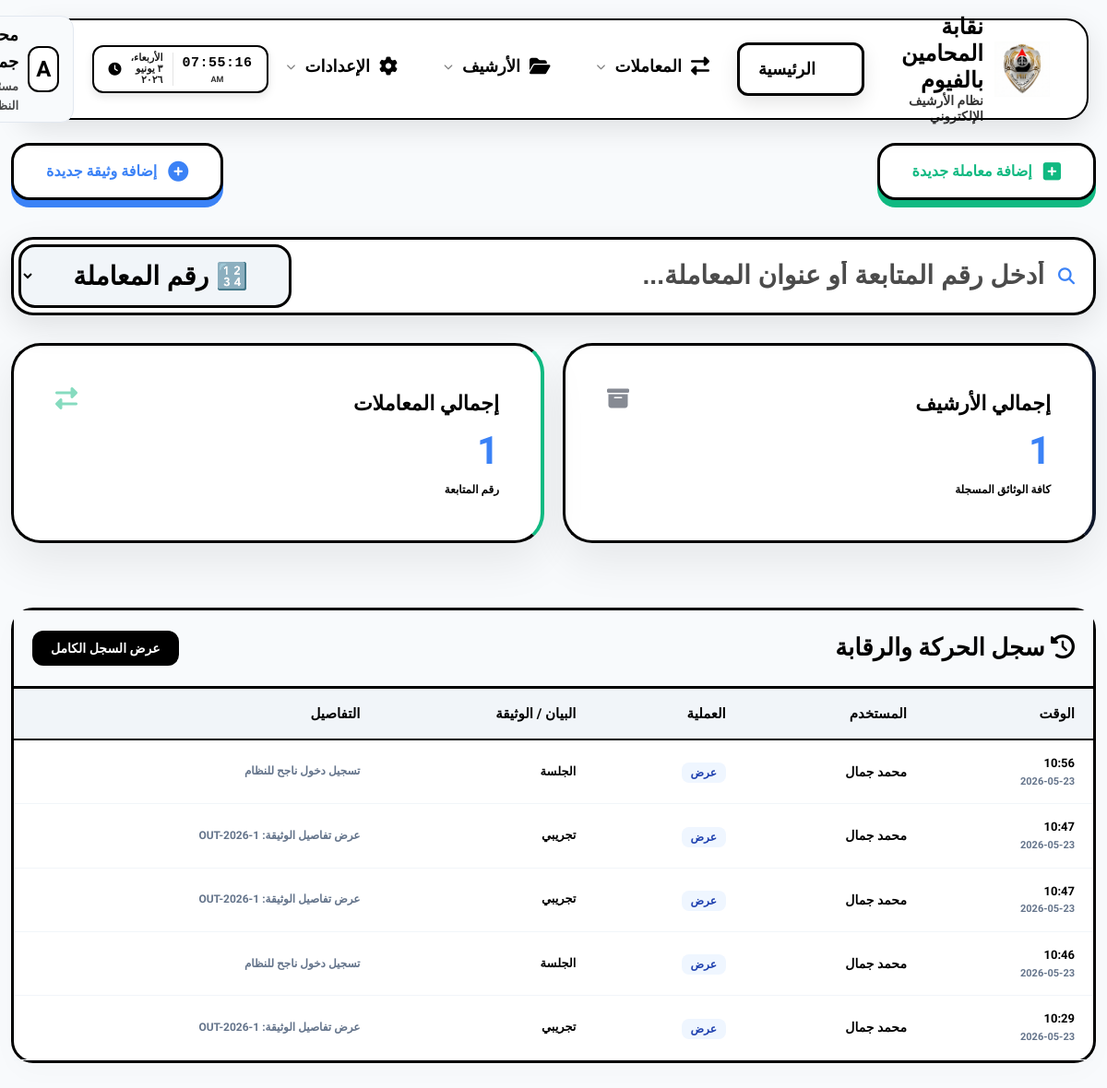
Before: /dashboard/ (signed in) with the older database file.
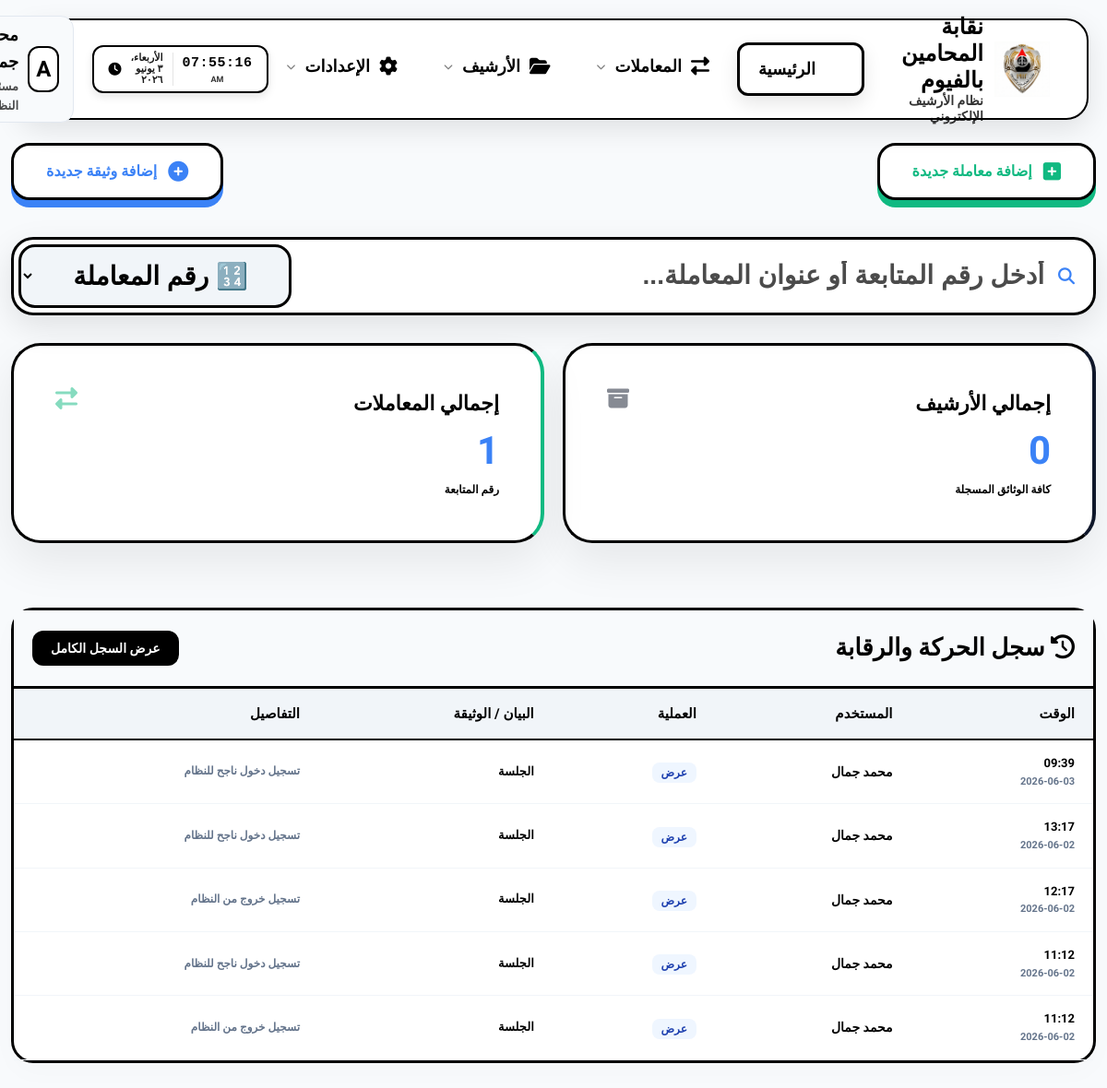
After: the same page with the newer database file.
### eams/models.py (models this page shows, shortened)
class AuditLog(models.Model):
    ACTION_CHOICES = (
        ('upload', 'رفع'),
        ('edit', 'تعديل'),
        ('delete', 'حذف'),
        ('view', 'عرض'),
    )
    user = models.ForeignKey(User, on_delete=models.SET_NULL, null=True, verbose_name="المستخدم")
    action = models.CharField(max_length=20, choices=ACTION_CHOICES, verbose_name="العملية")
    document_title = models.CharField(max_length=255, verbose_name="عنوان الوثيقة")
    timestamp = models.DateTimeField(auto_now_add=True, verbose_name="الوقت")
    details = models.TextField(blank=True, null=True, verbose_name="التفاصيل")
    @property
    def user_full_name(self):
        if self.user:
            if hasattr(self.user, 'profile') and self.user.profile.full_name:
                return self.user.profile.full_name
            return self.user.username
        return "النظام"
    @property
    def display_document_title(self):
        import re
        if self.document_title:
            return re.sub(r'TRK-(\d{4})-0*(\d+)', r'TRK-\1-\2', self.document_title)
        return self.document_title
    @property
    def display_details(self):
        import re
        if self.details:
            return re.sub(r'TRK-(\d{4})-0*(\d+)', r'TRK-\1-\2', self.details)
        return self.details

class Profile(models.Model):
    ROLE_CHOICES = (
        ('admin', 'مدير نظام'),
        ('employee', 'موظف'),
        ('viewer', 'مشاهد'),
    )
    user = models.OneToOneField(User, on_delete=models.CASCADE, related_name='profile')
    full_name = models.CharField(max_length=255, blank=True, null=True, verbose_name="الاسم بالكامل")
    job_title = models.CharField(max_length=255, blank=True, null=True, verbose_name="الوظيفة")
    department = models.CharField(max_length=255, blank=True, null=True, verbose_name="القسم")
    raw_password = models.CharField(max_length=255, blank=True, null=True, verbose_name="كلمة المرور الحالية (للمدير)")
    access_incoming = models.BooleanField(default=True, verbose_name="الأرشيف الوارد")
    access_outgoing = models.BooleanField(default=True, verbose_name="الأرشيف الصادر")
    access_internal = models.BooleanField(default=True, verbose_name="البريد الداخلي")
    access_reports = models.BooleanField(default=False, verbose_name="التقارير الإحصائية")
    access_categories = models.BooleanField(default=False, verbose_name="إدارة الأقسام")
    access_audit = models.BooleanField(default=False, verbose_name="سجل التحركات")
    access_users = models.BooleanField(default=False, verbose_name="إدارة المستخدمين")

### eams/views.py (the view)
# urls.py: path('', RedirectView.as_view(url='dashboard/', permanent=True)),
@login_required
def dashboard(request):
    total_docs = Document.objects.count()
    incoming_count = Document.objects.filter(doc_type='incoming').count()
    outgoing_count = Document.objects.filter(doc_type='outgoing').count()
    internal_count = Document.objects.filter(doc_type='internal').count()
    recent_docs = Document.objects.order_by('-uploaded_at')[:5]
    categories = Category.objects.annotate(doc_count=Count('documents')).order_by('-doc_count')[:5]
    activities = AuditLog.objects.order_by('-timestamp')[:5]
    context = {
        'total_docs': total_docs,
        'total_transactions': Transaction.objects.count(),
        'recent_docs': recent_docs,
        'categories': categories,
        'activities': activities,
    }
    return render(request, 'eams/dashboard.html', context)

### templates/eams/dashboard.html (shortened to what this page needs)
{% extends 'base.html' %}
{% block content %}
<div class="fade-in">
    <div class="dashboard-header" style="display: flex; justify-content: space-between; align-items: center; margin-bottom: 40px; flex-wrap: wrap; gap: 20px;">
        <a href="{% url 'transaction_create' %}" class="quick-action-btn btn-transaction-pro">
            <i class="fas fa-plus-square"></i> إضافة معاملة جديدة
        </a>
        <a href="{% url 'document_create' %}" class="quick-action-btn btn-document-pro">
            <i class="fas fa-plus-circle"></i> إضافة وثيقة جديدة
        </a>
    </div>
    <div style="margin-bottom: 30px; position: relative;" id="live-search-wrapper">
        <div class="search-box-container" style="display: flex; align-items: center; gap: 0; background: #fff; border: 3px solid #000000; border-radius: 24px; padding: 5px; box-shadow: 0 12px 35px rgba(0,0,0,0.1); transition: all 0.3s;" id="search-box-container">
            <div style="flex: 1; display: flex; align-items: center; gap: 15px; padding: 0 15px;">
                <i class="fas fa-search" style="color: var(--accent-color); font-size: 18px;"></i>
                <input type="text" id="live-search-input"
                    placeholder="أدخل رقم المتابعة أو عنوان المعاملة..."
                    style="border: none; outline: none; flex-grow: 1; font-size: 28px; background: transparent; color: #000000 !important; font-weight: 900;"
                    autocomplete="off">
            </div>
            <select id="search-type-select" style="background: #f1f5f9 !important; border: 3px solid #000 !important; border-radius: 18px; padding: 15px 40px; font-weight: 900; font-size: 28px; color: #000 !important; cursor: pointer; outline: none; margin-right: 10px; height: auto;">
                <option value="transaction" style="background: #fff; color: #000;" selected>🔢 رقم المعاملة</option>
            </select>
        </div>
    </div>
    {% if request.user.profile.access_users %}
    <div class="stats-grid"
         hx-get="{% url 'dashboard_stats_partial' %}"
         hx-trigger="every 10s"
         hx-swap="innerHTML"
         style="display: grid; grid-template-columns: repeat(auto-fit, minmax(200px, 1fr)); gap: 20px; margin-bottom: 30px;">
        {% include 'eams/partials/stats.html' %}
    </div>
    <div class="data-container table-responsive" style="margin-top: 30px; border: 3px solid #000; padding: 0;">
        <div style="background: #f8fafc; padding: 20px; border-bottom: 3px solid #000; display: flex; justify-content: space-between; align-items: center;">
            <h2 style="font-weight: 900; margin: 0; font-size: 24px;"><i class="fas fa-history"></i> سجل الحركة والرقابة</h2>
            <a href="{% url 'audit_log' %}" style="text-decoration: none; background: #000; color: #fff; padding: 8px 20px; border-radius: 12px; font-weight: 800; font-size: 14px;">عرض السجل الكامل</a>
        </div>
        <table style="width: 100%; border-collapse: collapse; min-width: 800px;">
            <thead style="background: #f1f5f9; border-bottom: 2px solid #000;">
                <tr>
                    <th style="padding: 15px 20px; text-align: right; font-weight: 900;">الوقت</th>
                    <th style="padding: 15px 20px; text-align: right; font-weight: 900;">المستخدم</th>
                    <th style="padding: 15px 20px; text-align: right; font-weight: 900;">العملية</th>
                    <th style="padding: 15px 20px; text-align: right; font-weight: 900;">البيان / الوثيقة</th>
                    <th style="padding: 15px 20px; text-align: right; font-weight: 900;">التفاصيل</th>
                </tr>
            </thead>
            <tbody hx-get="{% url 'dashboard_activities_partial' %}" hx-trigger="every 10s" hx-swap="innerHTML">
                {% include 'eams/partials/activities.html' %}
            </tbody>
        </table>
    </div>
    {% endif %}
</div>
{% endblock %}

### templates/eams/partials/activities.html
{% for log in activities %}
<tr style="border-bottom: 1px solid #f1f5f9;">
    <td style="padding: 15px 20px;">
        <div style="font-weight: 900; color: #000; font-size: 13px;">{{ log.timestamp|date:"H:i" }}</div>
        <div style="font-size: 11px; color: #64748b; font-weight: 700;">{{ log.timestamp|date:"Y-m-d" }}</div>
    </td>
    <td style="padding: 15px 20px; font-weight: 800; font-size: 14px; color: #000;">{{ log.user_full_name }}</td>
    <td style="padding: 15px 20px;">
        {% if log.action == 'upload' %}
        <span style="background: #dcfce7; color: #166534; padding: 4px 10px; border-radius: 8px; font-size: 12px; font-weight: 900;">{{ log.get_action_display }}</span>
        {% elif log.action == 'delete' %}
        <span style="background: #fee2e2; color: #991b1b; padding: 4px 10px; border-radius: 8px; font-size: 12px; font-weight: 900;">{{ log.get_action_display }}</span>
        {% elif log.action == 'edit' %}
        <span style="background: #fef9c3; color: #854d0e; padding: 4px 10px; border-radius: 8px; font-size: 12px; font-weight: 900;">{{ log.get_action_display }}</span>
        {% else %}
        <span style="background: #eff6ff; color: #1e40af; padding: 4px 10px; border-radius: 8px; font-size: 12px; font-weight: 900;">{{ log.get_action_display }}</span>
        {% endif %}
    </td>
    <td style="padding: 15px 20px; font-weight: 700; font-size: 13px;">{{ log.display_document_title|default:"---" }}</td>
    <td style="padding: 15px 20px; font-size: 12px; color: #64748b; font-weight: 700;">{{ log.display_details|truncatechars:50 }}</td>
</tr>
{% empty %}
<tr>
    <td colspan="5" style="text-align: center; padding: 30px; color: #64748b; font-weight: 800;">لا يوجد نشاط مسجل</td>
</tr>
{% endfor %}

Changed rows visible on the page:
no longer on this page (row unchanged): AuditLog: timestamp "10:56", timestamp "2026-05-23", user_full_name "محمد جمال", action "عرض", display_document_title "الجلسة", display_details "تسجيل دخول ناجح للنظام"
no longer on this page (row unchanged): AuditLog: timestamp "10:47", timestamp "2026-05-23", user_full_name "محمد جمال", action "عرض", display_document_title "تجريبي", display_details "عرض تفاصيل الوثيقة: OUT-2026-1"
no longer on this page (row unchanged): AuditLog: timestamp "10:47", timestamp "2026-05-23", user_full_name "محمد جمال", action "عرض", display_document_title "تجريبي", display_details "عرض تفاصيل الوثيقة: OUT-2026-1"
no longer on this page (row unchanged): AuditLog: timestamp "10:46", timestamp "2026-05-23", user_full_name "محمد جمال", action "عرض", display_document_title "الجلسة", display_details "تسجيل دخول ناجح للنظام"
no longer on this page (row unchanged): AuditLog: timestamp "10:29", timestamp "2026-05-23", user_full_name "محمد جمال", action "عرض", display_document_title "تجريبي", display_details "عرض تفاصيل الوثيقة: OUT-2026-1"
added AuditLog: timestamp "09:39", timestamp "2026-06-03", user_full_name "محمد جمال", action "عرض", display_document_title "الجلسة", display_details "تسجيل دخول ناجح للنظام"
added AuditLog: timestamp "13:17", timestamp "2026-06-02", user_full_name "محمد جمال", action "عرض", display_document_title "الجلسة", display_details "تسجيل دخول ناجح للنظام"
added AuditLog: timestamp "12:17", timestamp "2026-06-02", user_full_name "محمد جمال", action "عرض", display_document_title "الجلسة", display_details "تسجيل خروج من النظام"
added AuditLog: timestamp "11:12", timestamp "2026-06-02", user_full_name "محمد جمال", action "عرض", display_document_title "الجلسة", display_details "تسجيل دخول ناجح للنظام"
added AuditLog: timestamp "11:12", timestamp "2026-06-02", user_full_name "محمد جمال", action "عرض", display_document_title "الجلسة", display_details "تسجيل خروج من النظام"
Other visible differences:
{{ total_docs }}: "1" → "0"
